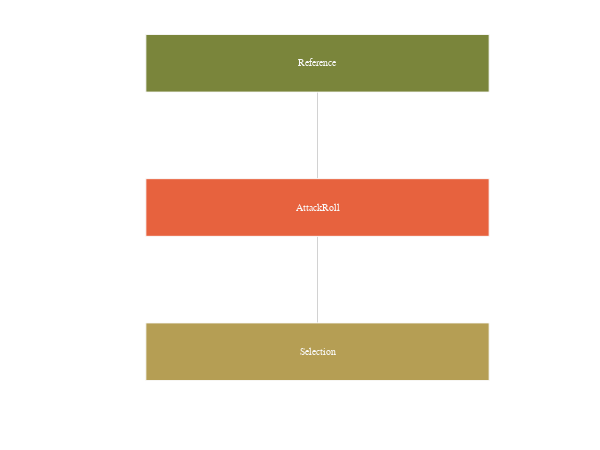

Notebook cell for this chart:
### Code cell
from dndast.nodes import *
from dndast.plotter import plot_tree_diagram, convert_tree
import plotly.graph_objects as go
import sys
sys.path.append('/Users/tom/Desktop/the-finished-book/assets/python/')
import tfb

tree = SelectionNode(
    selector=AttackRollNode(**{
        'critical_hit_range': [19,20],
        'critical_miss_range': [1],
        'attack_bonus': 4,
        'armor_class': ReferenceNode('target.AC'),
    }),
    results={
        'critical miss': 0,
        'miss': 0,
        'hit': 1,
        'critical hit': 2,
    },
)

fig = go.Figure(
    layout=go.Layout(
        template=tfb.FIG_TEMPLATE,
        showlegend=False,
        xaxis=dict(showline=False, zeroline=False, showgrid=False, showticklabels=False, ticks="", minor_ticks=""),
        yaxis=dict(showline=False, zeroline=False, showgrid=False, showticklabels=False, ticks="", minor_ticks=""),
        hovermode='closest',
    ),
)

#ctree, nodes = convert_tree(tree.to_dict())
fig = plot_tree_diagram(tree, fig=fig)

# show figure
fig.update_layout(width=600, height=450)
fig.show(config=tfb.FIG_CONFIG)

### Figure 1 — Plotly figure (JSON) as saved in the notebook; plotly's stock layout.template omitted (floating-point values rounded to 4 significant figures)
{"data": [{"hoverinfo": "none", "line": {"color": "rgb(210,210,210)", "width": 1}, "mode": "lines", "type": "scatter", "x": [0, 0, null, 0, 0, null], "y": [0, 1, null, 1, 2, null]}, {"hoverinfo": "text", "marker": {"color": "rgba(181, 158,  84, 1)"}, "mode": "markers", "opacity": 0, "text": ["<b>Selection</b><br>selector: AttackRollNode<br>results: {'critical miss': 0, 'miss': 0, 'hit': 1, 'critical hit': 2}"], "type": "scatter", "x": [0], "y": [0]}, {"hoverinfo": "text", "marker": {"color": "rgba(231,  98,  62, 1)"}, "mode": "markers", "opacity": 0, "text": ["<b>AttackRoll</b><br>critical_hit_range: [19, 20]<br>critical_miss_range: [1]<br>attack_bonus: 4<br>armor_class: ReferenceNode"], "type": "scatter", "x": [0], "y": [1]}, {"hoverinfo": "text", "marker": {"color": "rgba(122, 133,  59, 1)"}, "mode": "markers", "opacity": 0, "text": ["<b>Reference</b><br>value: target.AC"], "type": "scatter", "x": [0], "y": [2]}], "layout": {"annotations": [{"font": {"color": "rgba(250,250,250,1)", "size": 10}, "showarrow": false, "text": "Selection", "x": 0, "xref": "x", "y": 0, "yref": "y"}, {"font": {"color": "rgba(250,250,250,1)", "size": 10}, "showarrow": false, "text": "AttackRoll", "x": 0, "xref": "x", "y": 1, "yref": "y"}, {"font": {"color": "rgba(250,250,250,1)", "size": 10}, "showarrow": false, "text": "Reference", "x": 0, "xref": "x", "y": 2, "yref": "y"}], "height": 450, "hovermode": "closest", "shapes": [{"fillcolor": "rgba(181, 158,  84, 1)", "line": {"color": "rgba(250,250,250,1)", "width": 1}, "opacity": 1, "type": "rect", "x0": -0.225, "x1": 0.225, "y0": -0.2, "y1": 0.2}, {"fillcolor": "rgba(231,  98,  62, 1)", "line": {"color": "rgba(250,250,250,1)", "width": 1}, "opacity": 1, "type": "rect", "x0": -0.225, "x1": 0.225, "y0": 0.8, "y1": 1.2}, {"fillcolor": "rgba(122, 133,  59, 1)", "line": {"color": "rgba(250,250,250,1)", "width": 1}, "opacity": 1, "type": "rect", "x0": -0.225, "x1": 0.225, "y0": 1.8, "y1": 2.2}], "showlegend": false, "width": 600, "xaxis": {"minor": {"ticks": ""}, "range": [-0.3375, 0.3375], "showgrid": false, "showline": false, "showticklabels": false, "ticks": "", "zeroline": false}, "yaxis": {"minor": {"ticks": ""}, "range": [-0.3, 2.3], "showgrid": false, "showline": false, "showticklabels": false, "ticks": "", "zeroline": false}}}
